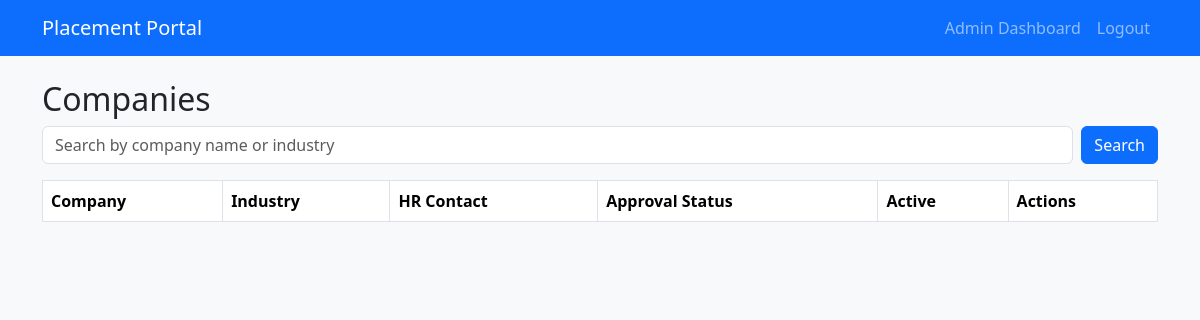
The app's page /admin/companies (signed in), older data.
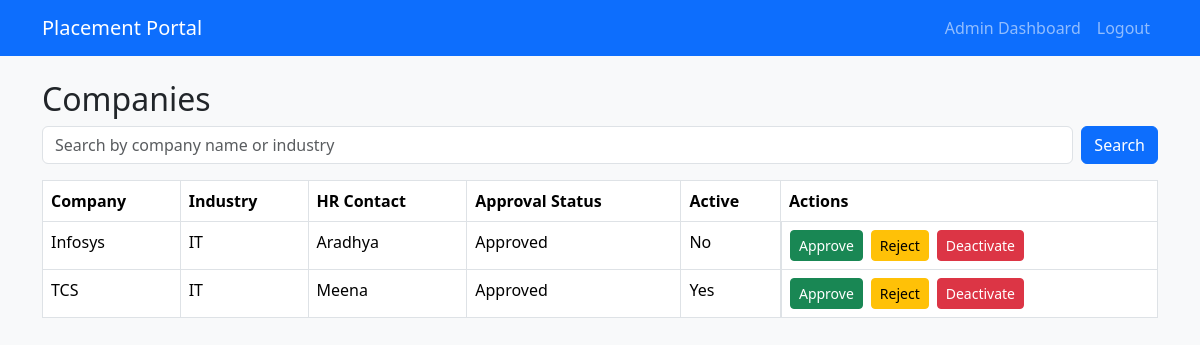
The same page, newer data.
### models.py (models this page shows, shortened)
class Company(db.Model):
    __tablename__ = "companies"
    id = db.Column(db.Integer, db.ForeignKey("users.id"), primary_key=True)
    company_name = db.Column(db.String(150), nullable=False)
    hr_contact_name = db.Column(db.String(120), nullable=False)
    hr_contact_email = db.Column(db.String(120), nullable=False)
    hr_contact_phone = db.Column(db.String(20))
    website = db.Column(db.String(255))
    industry = db.Column(db.String(100))
    approval_status = db.Column(db.String(20), default="Pending")  # Pending / Approved / Rejected
    drives = db.relationship("PlacementDrive", backref="company", lazy=True)

class User(UserMixin, db.Model):
    __tablename__ = "users"
    id = db.Column(db.Integer, primary_key=True)
    email = db.Column(db.String(120), unique=True, nullable=False)
    password_hash = db.Column(db.String(255), nullable=False)
    role = db.Column(db.String(20), nullable=False)  # admin / company / student
    is_active = db.Column(db.Boolean, default=True)
    created_at = db.Column(db.DateTime, default=datetime.utcnow)
    student = db.relationship("Student", backref="user", uselist=False)
    company = db.relationship("Company", backref="user", uselist=False)

### admin_routes.py (the view, shortened to what this page needs)
@admin_bp.route("/companies")
@login_required
def companies():
    q = request.args.get("q", "").strip()
    query = Company.query
    companies = query.all()
    return render_template("admin/companies.html", companies=companies, q=q)

### admin_routes.py (called while the page is built)
def admin_only():
    return current_user.is_authenticated and current_user.role == "admin"

@admin_bp.before_request
def restrict_admin_routes():
    if not admin_only():
        return "Access denied", 403

### models.py (called while the page is built)
@login_manager.user_loader
def load_user(user_id):
    return User.query.get(int(user_id))

### templates/admin/companies.html
{% extends "base.html" %}
{% block content %}
<h2>Companies</h2>
<form method="GET" class="mb-3 d-flex gap-2">
    <input type="text" name="q" class="form-control" placeholder="Search by company name or industry" value="{{ q }}">
    <button type="submit" class="btn btn-primary">Search</button>
</form>
<table class="table table-bordered">
    <thead>
        <tr>
            <th>Company</th>
            <th>Industry</th>
            <th>HR Contact</th>
            <th>Approval Status</th>
            <th>Active</th>
            <th>Actions</th>
        </tr>
    </thead>
    <tbody>
        {% for company in companies %}
        <tr>
            <td>{{ company.company_name }}</td>
            <td>{{ company.industry or "-" }}</td>
            <td>{{ company.hr_contact_name }}</td>
            <td>{{ company.approval_status }}</td>
            <td>{{ "Yes" if company.user.is_active else "No" }}</td>
            <td class="d-flex gap-2">
                <form method="POST" action="{{ url_for('admin.approve_company', company_id=company.id) }}">
                    <button type="submit" class="btn btn-success btn-sm">Approve</button>
                </form>
                <form method="POST" action="{{ url_for('admin.reject_company', company_id=company.id) }}">
                    <button type="submit" class="btn btn-warning btn-sm">Reject</button>
                </form>
                <form method="POST" action="{{ url_for('admin.deactivate_company', company_id=company.id) }}">
                    <button type="submit" class="btn btn-danger btn-sm">Deactivate</button>
                </form>
            </td>
        </tr>
        {% endfor %}
    </tbody>
</table>
{% endblock %}

Row changes from the older to the newer data that the page shows:
added Company: company_name "Infosys", industry "IT", hr_contact_name "Aradhya", approval_status "Approved"
added User: is_active "No"
added Company: company_name "TCS", industry "IT", hr_contact_name "Meena", approval_status "Approved"
added User: is_active "Yes"
